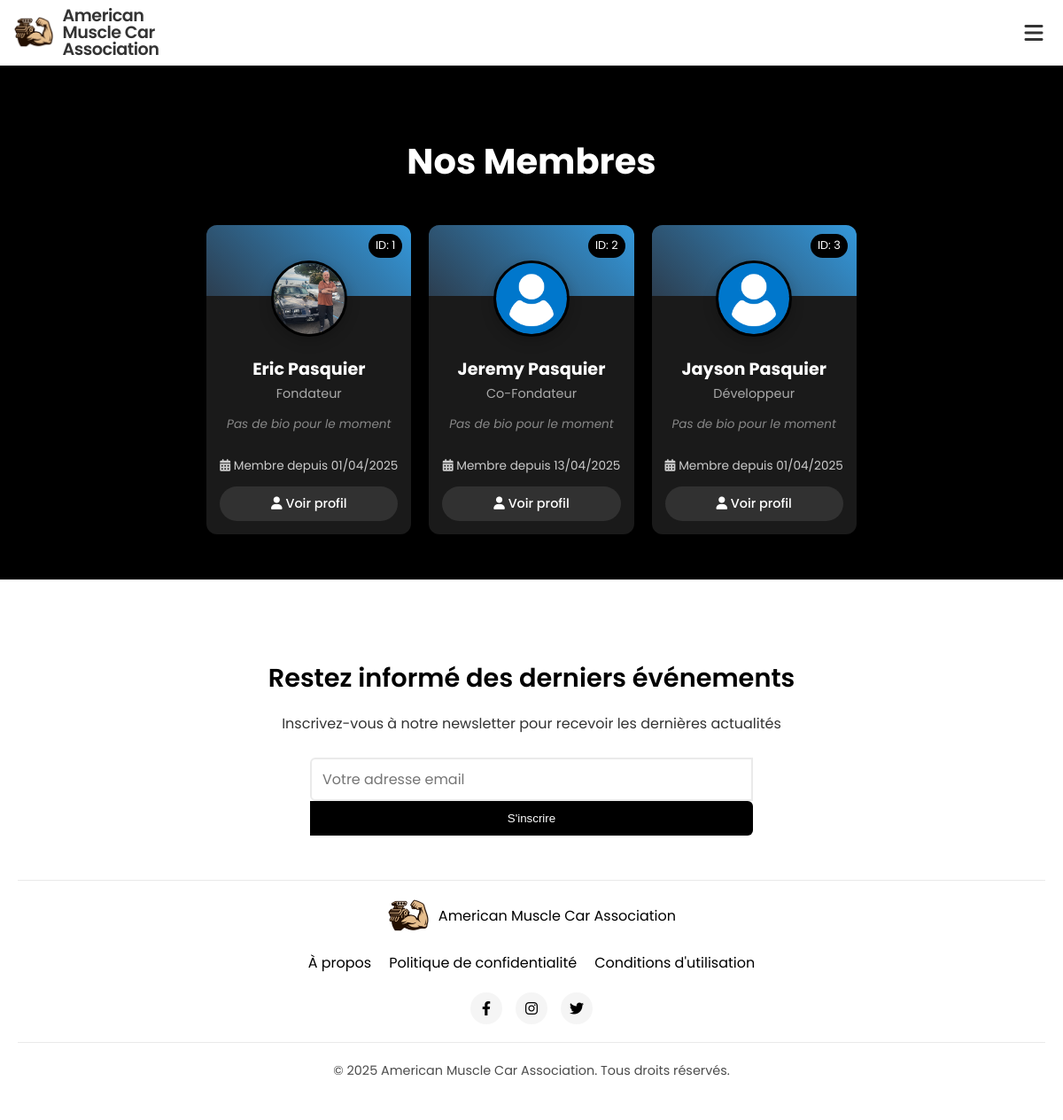
/accounts/members/, run on the app's committed database.
### core/models.py (models this page shows, shortened)
class ClubInfo(models.Model):
    name = models.CharField(max_length=100, default="Club de Voitures Américaines", verbose_name="Nom")
    description = models.TextField(verbose_name="Description")
    founder_info = models.TextField(blank=True, null=True, verbose_name="Informations sur le fondateur")
    cofounder_info = models.TextField(blank=True, null=True, verbose_name="Informations sur le co-fondateur")
    email = models.EmailField(blank=True, null=True, verbose_name="Email")
    phone = models.CharField(max_length=20, blank=True, null=True, verbose_name="Téléphone")
    instagram = models.CharField(max_length=100, blank=True, null=True)
    facebook = models.CharField(max_length=100, blank=True, null=True)
    twitter = models.CharField(max_length=100, blank=True, null=True)
    class Meta:
        verbose_name = "Information du Club"
        verbose_name_plural = "Informations du Club"

### accounts/models.py (models this page shows, shortened)
class UserProfile(models.Model):
    ROLE_CHOICES = (
        ('founder', 'Fondateur'),
        ('co-founder', 'Co-Fondateur'),
        ('member', 'Membre'),
        ('developer', 'Développeur'),
        ('admin', 'Administratif')
    )
    user = models.OneToOneField(User, on_delete=models.CASCADE, related_name='profile')
    profile_image = models.ImageField(upload_to='profile_images/', default='profile_images/default.png')
    member_id = models.PositiveIntegerField(unique=True)
    role = models.CharField(max_length=20, choices=ROLE_CHOICES, default='member')
    is_approved = models.BooleanField(default=False)
    date_created = models.DateTimeField(auto_now_add=True)
    last_login = models.DateTimeField(blank=True, null=True)
    instagram = models.CharField(max_length=100, blank=True, null=True)
    facebook = models.CharField(max_length=100, blank=True, null=True)
    twitter = models.CharField(max_length=100, blank=True, null=True)
    bio = models.TextField(blank=True, null=True, verbose_name="Biographie")
    banner_image = models.ImageField(upload_to='banner_images/', blank=True, null=True, verbose_name="Image de bannière")
    banner_color = models.CharField(max_length=20, blank=True, null=True, default="#2c3e50", verbose_name="Couleur de bannière")
    banner_approved = models.BooleanField(default=False, verbose_name="Bannière approuvée")
    def get_banner_style(self):
        if self.banner_approved and self.banner_image:
            return f"background-image: url('{self.banner_image.url}'); background-size: cover; background-position: center;"
        elif self.banner_approved and self.banner_color:
            return f"background-color: {self.banner_color};"
        else:
            return "background: linear-gradient(45deg, #2c3e50, #3498db);" # Style par défaut

### accounts/views.py (the view)
# urls.py: path('members/', views.members_list, name='members_list'),
def members_list(request):
    members = UserProfile.objects.filter(is_approved=True).order_by('member_id')
    debug = False
    if debug:
        print(f"Total members found: {members.count()}")
        for member in members:
            print(f"Member ID: {member.member_id}, Username: {member.user.username}, Approved: {member.is_approved}")
    return render(request, 'accounts/members_list.html', {
        'members': members,
        'debug': debug
    })

### core/context_processors.py (called while the page is built)
def club_info(request):
    try:
        info = ClubInfo.objects.first()
    except:
        info = None
    return {'global_club_info': info}

### templates/accounts/members_list.html (shortened to what this page needs)
{% extends 'base/base.html' %}
{% block content %}
<div class="members-page" style="max-width: 1400px; margin: 50px auto; padding: 0 20px;">
    <h1 style="text-align: center; margin-bottom: 40px; font-size: 2.5rem;">Nos Membres</h1>
    <div class="members-grid">
        {% if members %}
            {% for member in members %}
                <div class="member-card-container">
                    <a href="{% url 'user_profile' member.user.username %}" class="member-card-link">
                        <div class="member-card">
                            <div class="member-header">
                                <div class="member-cover" style="{{ member.get_banner_style }}"></div>
                                <div class="member-image">
                                    <img src="{{ member.profile_image.url }}"
                                         alt="{{ member.user.get_full_name }}"
                                         onerror="this.onerror=null; this.src='/static/img/default-avatar.png';">
                                </div>
                                <div class="member-id-badge">
                                    ID: {{ member.member_id }}
                                </div>
                            </div>
                            <div class="member-info">
                                <h2>{{ member.user.get_full_name }}</h2>
                                <p class="member-role">{{ member.get_role_display }}</p>
                                <div class="member-since">
                                    <i class="fas fa-calendar-alt"></i> Membre depuis {{ member.date_created|date:"d/m/Y" }}
                                </div>
                                <div class="view-profile-btn">
                                    <i class="fas fa-user"></i> Voir profil
                                </div>
                            </div>
                        </div>
                    </a>
                </div>
            {% endfor %}
        {% else %}
            <div class="no-members-message">
                <i class="fas fa-users"></i>
                <h3>Aucun membre approuvé pour le moment</h3>
                <p>Les membres approuvés apparaîtront ici.</p>
            </div>
        {% endif %}
    </div>
</div>
{% endblock %}

### templates/base/base.html (shortened to what this page needs)
<!DOCTYPE html>
<html lang="fr">
<head>
    <link href="https://cdnjs.cloudflare.com/ajax/libs/font-awesome/6.0.0/css/all.min.css" rel="stylesheet">
    <link href="/static/css/style.css" rel="stylesheet">
</head>
<body>
    <nav>
        <div class="nav-left">
            <img src="/static/img/logo.png" alt="logo">
            <span class="nav-title">{% if global_club_info %}{{ global_club_info.name }}{% else %}Club de Voitures Américaines{% endif %}</span>
        </div>
        <div class="nav-right">
            <button id="mobile-menu-toggle" aria-label="Toggle menu">
                <i class="fas fa-bars"></i>
            </button>
        </div>
    </nav>
    {% block content %}{% endblock %}
    <footer>
        <div class="footer-container">
            <div class="newsletter">
                <h3>Restez informé des derniers événements</h3>
                <p>Inscrivez-vous à notre newsletter pour recevoir les dernières actualités</p>
                <form class="newsletter-form" method="post" action="{% url 'newsletter_signup' %}">
                    <input type="email" name="email" placeholder="Votre adresse email" required>
                    <button type="submit">S'inscrire</button>
                </form>
            </div>
            <div class="footer-info">
                <div class="footer-logo">
                    <img src="/static/img/logo.png" alt="logo" class="footer-logo-img">
                    <span>{% if global_club_info %}{{ global_club_info.name }}{% else %}Club de Voitures Américaines{% endif %}</span>
                </div>
                <div class="footer-links">
                    <a href="{% url 'about' %}">À propos</a>
                    <a href="#">Politique de confidentialité</a>
                    <a href="#">Conditions d'utilisation</a>
                </div>
                <div class="social-links">
                    <a href="#" aria-label="Facebook"><i class="fab fa-facebook-f"></i></a>
                    <a href="#" aria-label="Instagram"><i class="fab fa-instagram"></i></a>
                    <a href="#" aria-label="Twitter"><i class="fab fa-twitter"></i></a>
                </div>
            </div>
            <div class="copyright">
                <p>&copy; {% now "Y" %} {% if global_club_info %}{{ global_club_info.name }}{% else %}Club de Voitures Américaines{% endif %}. Tous droits réservés.</p>
            </div>
        </div>
    </footer>
</body>
</html>

### static/css/style.css (style rules this page uses)
:root { --main-dark: #0e0f10; --secondary-dark: #1a1c1e; --accent: #ff3838; --text-light: #f8f9fa; --text-secondary: #adb5bd; --event-date-bg: #ff3838; }
html, body { height: 100%; }
html { font-size: 16px; }
body { margin: 0; padding: 0; background-color: black; color: white; font-family: 'Poppins', sans-serif; display: flex; flex-direction: column; min-height: 100vh; line-height: 1.6; }
nav { display: flex; justify-content: space-between; align-items: center; padding: 15px 30px; background-color: white; box-shadow: 0 2px 10px rgba(0, 0, 0, 0.1); position: sticky; top: 0; z-index: 100; }
.nav-left { display: flex; align-items: center; gap: 15px; }
.nav-left img { height: 45px; width: auto; object-fit: contain; display: block; }
.nav-title { font-weight: 600; font-size: 1.4em; color: #333; letter-spacing: -0.5px; display: flex; align-items: center; line-height: 1; }
.nav-right { display: flex; }
footer { background-color: white; color: black; padding: 60px 0 30px; width: 100%; margin-top: auto; position: relative; z-index: 5; }
.footer-container { max-width: 1300px; margin: 0 auto; padding: 0 20px; }
.newsletter { text-align: center; max-width: 600px; margin: 0 auto 50px; }
.newsletter h3 { font-size: 1.8rem; font-weight: 600; margin-bottom: 15px; }
.newsletter p { font-size: 1rem; margin-bottom: 25px; opacity: 0.8; }
.newsletter-form { display: flex; flex-direction: column; max-width: 500px; margin: 0 auto; }
.newsletter-form input { flex: 1; padding: 12px 15px; border: 2px solid #eaeaea; border-radius: 6px 0 0 6px; font-size: 1rem; font-family: inherit; transition: border-color 0.3s ease; }
.newsletter-form button { background-color: black; color: white; border: none; padding: 12px 25px; border-radius: 0 6px 6px 0; font-weight: 500; cursor: pointer; transition: background-color 0.3s ease; }
.footer-info { display: flex; justify-content: space-between; align-items: center; flex-wrap: wrap; padding: 20px 0; border-top: 1px solid #eaeaea; border-bottom: 1px solid #eaeaea; margin-bottom: 20px; }
.footer-logo { display: flex; align-items: center; gap: 10px; }
.footer-logo-img { height: 40px; width: auto; }
.footer-links { display: flex; flex-direction: row; align-items: center; gap: 20px; }
.footer-links a { color: black; text-decoration: none; transition: color 0.3s ease; }
.social-links { display: flex; gap: 15px; }
.social-links a { display: inline-flex; align-items: center; justify-content: center; width: 36px; height: 36px; border-radius: 50%; background-color: #f5f5f5; color: black; text-decoration: none; transition: background-color 0.3s ease, transform 0.3s ease; }
.copyright { text-align: center; font-size: 0.9rem; opacity: 0.7; }
@media (max-width: 1400px) { .footer-info { flex-direction: column; gap: 20px; } }
input, select, textarea { font-size: 16px !important; padding: 10px 12px !important; }

### templates/base/base.html (style rules this page uses)
body.page-transition { animation: fadeIn 0.5s ease-in-out; }
nav { display: flex; justify-content: space-between; align-items: center; padding: 15px 30px; background-color: white; box-shadow: 0 2px 10px rgba(0, 0, 0, 0.1); position: sticky; top: 0; z-index: 100; flex-wrap: nowrap; }
.nav-left { display: flex; align-items: center; gap: 15px; flex-shrink: 0; margin-right: 20px; }
.nav-right { display: flex; align-items: center; gap: 10px; flex-shrink: 0; }
#mobile-menu-toggle { display: flex; align-items: center; justify-content: center; background: none; border: none; color: #333; font-size: 1.5rem; cursor: pointer; margin-left: 10px; padding: 5px; transition: transform 0.3s ease; width: 36px; height: 36px; border-radius: 50%; }
@media (max-width: 1400px) { nav { flex-wrap: wrap; padding: 8px 15px; } }
@media (max-width: 1400px) { .nav-left { gap: 10px; } }
@media (max-width: 1400px) { .nav-left img { height: 38px; } }
@media (max-width: 1400px) { .nav-title { font-size: 1.2em; max-width: 160px; overflow: hidden; text-overflow: ellipsis; } }

### data on the page
ClubInfo: name "American Muscle Car Association"
UserProfile: banner_approved False (drawn), profile_image (picture), member_id "1", user.get_full_name "Eric Pasquier", role "Fondateur", date_created "01/04/2025"
UserProfile: banner_approved False (drawn), profile_image (placeholder picture), member_id "2", user.get_full_name "Jeremy Pasquier", role "Co-Fondateur", date_created "13/04/2025"
UserProfile: banner_approved False (drawn), profile_image (placeholder picture), member_id "3", user.get_full_name "Jayson Pasquier", role "Développeur", date_created "01/04/2025"
